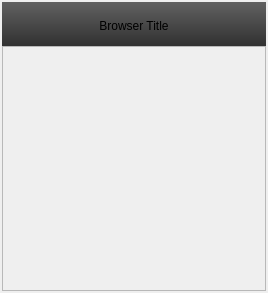
<?xml version="1.0" encoding="UTF-8"?>
<ui version="4.0">
 <class>AppMenu</class>
 <widget class="QWidget" name="AppMenu">
  <property name="geometry">
   <rect>
    <x>0</x>
    <y>0</y>
    <width>268</width>
    <height>293</height>
   </rect>
  </property>
  <property name="windowTitle">
   <string>Form</string>
  </property>
  <layout class="QVBoxLayout" name="verticalLayout">
   <property name="spacing">
    <number>0</number>
   </property>
   <property name="margin">
    <number>2</number>
   </property>
   <item>
    <widget class="QGroupBox" name="browser_header">
     <property name="minimumSize">
      <size>
       <width>0</width>
       <height>44</height>
      </size>
     </property>
     <property name="maximumSize">
      <size>
       <width>16777215</width>
       <height>44</height>
      </size>
     </property>
     <property name="styleSheet">
      <string notr="true">#browser_header {
border: none;
background: qlineargradient(spread:pad, x1:0, y1:0, x2:0, y2:1, stop:0 rgba(97, 97, 97, 255), stop:1 rgba(49, 49, 49, 255))
}</string>
     </property>
     <property name="title">
      <string/>
     </property>
     <layout class="QHBoxLayout" name="horizontalLayout_2">
      <item>
       <widget class="QLabel" name="label">
        <property name="text">
         <string>Browser Title</string>
        </property>
        <property name="alignment">
         <set>Qt::AlignCenter</set>
        </property>
       </widget>
      </item>
     </layout>
    </widget>
   </item>
   <item>
    <widget class="QScrollArea" name="scroll_area">
     <property name="horizontalScrollBarPolicy">
      <enum>Qt::ScrollBarAlwaysOff</enum>
     </property>
     <property name="widgetResizable">
      <bool>true</bool>
     </property>
     <widget class="QWidget" name="scrollAreaWidgetContents">
      <property name="geometry">
       <rect>
        <x>0</x>
        <y>0</y>
        <width>262</width>
        <height>244</height>
       </rect>
      </property>
      <layout class="QVBoxLayout" name="verticalLayout_4">
       <property name="spacing">
        <number>0</number>
       </property>
       <property name="margin">
        <number>4</number>
       </property>
       <item>
        <layout class="QVBoxLayout" name="scroll_area_layout">
         <property name="spacing">
          <number>0</number>
         </property>
        </layout>
       </item>
       <item>
        <spacer name="verticalSpacer">
         <property name="orientation">
          <enum>Qt::Vertical</enum>
         </property>
         <property name="sizeHint" stdset="0">
          <size>
           <width>20</width>
           <height>40</height>
          </size>
         </property>
        </spacer>
       </item>
      </layout>
     </widget>
    </widget>
   </item>
  </layout>
 </widget>
 <resources>
  <include location="resources.qrc"/>
 </resources>
 <connections/>
</ui>
